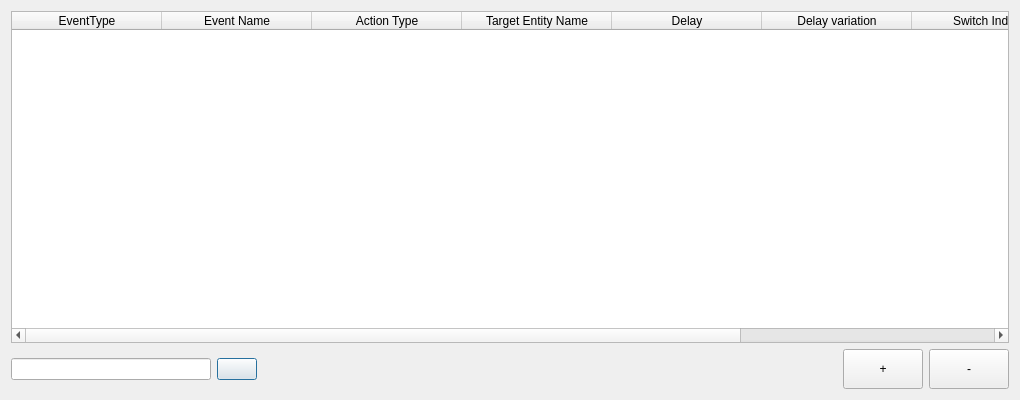
<?xml version="1.0" encoding="UTF-8"?>
<ui version="4.0">
 <class>ActionComponentEditor</class>
 <widget class="QDialog" name="ActionComponentEditor">
  <property name="windowModality">
   <enum>Qt::ApplicationModal</enum>
  </property>
  <property name="geometry">
   <rect>
    <x>0</x>
    <y>0</y>
    <width>1020</width>
    <height>400</height>
   </rect>
  </property>
  <property name="windowTitle">
   <string>Edit actions</string>
  </property>
  <layout class="QVBoxLayout" name="verticalLayout">
   <item>
    <widget class="QTableWidget" name="tableActions">
     <property name="editTriggers">
      <set>QAbstractItemView::AllEditTriggers</set>
     </property>
     <property name="showDropIndicator" stdset="0">
      <bool>false</bool>
     </property>
     <property name="dragDropOverwriteMode">
      <bool>false</bool>
     </property>
     <property name="selectionMode">
      <enum>QAbstractItemView::SingleSelection</enum>
     </property>
     <property name="selectionBehavior">
      <enum>QAbstractItemView::SelectItems</enum>
     </property>
     <property name="verticalScrollMode">
      <enum>QAbstractItemView::ScrollPerPixel</enum>
     </property>
     <property name="horizontalScrollMode">
      <enum>QAbstractItemView::ScrollPerPixel</enum>
     </property>
     <attribute name="horizontalHeaderVisible">
      <bool>true</bool>
     </attribute>
     <attribute name="horizontalHeaderDefaultSectionSize">
      <number>150</number>
     </attribute>
     <attribute name="horizontalHeaderStretchLastSection">
      <bool>false</bool>
     </attribute>
     <attribute name="verticalHeaderVisible">
      <bool>false</bool>
     </attribute>
     <attribute name="verticalHeaderHighlightSections">
      <bool>false</bool>
     </attribute>
     <column>
      <property name="text">
       <string>EventType</string>
      </property>
     </column>
     <column>
      <property name="text">
       <string>Event Name</string>
      </property>
     </column>
     <column>
      <property name="text">
       <string>Action Type</string>
      </property>
     </column>
     <column>
      <property name="text">
       <string>Target Entity Name</string>
      </property>
     </column>
     <column>
      <property name="text">
       <string>Delay</string>
      </property>
     </column>
     <column>
      <property name="text">
       <string>Delay variation</string>
      </property>
     </column>
     <column>
      <property name="text">
       <string>Switch Index</string>
      </property>
     </column>
     <column>
      <property name="text">
       <string>Stop After N Repeats</string>
      </property>
     </column>
     <column>
      <property name="text">
       <string>Stop When Empty</string>
      </property>
     </column>
    </widget>
   </item>
   <item>
    <layout class="QHBoxLayout" name="horizontalLayout" stretch="0,0,1,0,0">
     <item>
      <widget class="QLineEdit" name="eventName">
       <property name="minimumSize">
        <size>
         <width>200</width>
         <height>0</height>
        </size>
       </property>
      </widget>
     </item>
     <item>
      <widget class="QPushButton" name="invokeEvent">
       <property name="text">
        <string/>
       </property>
       <property name="icon">
        <iconset resource="QtIcons.qrc">
         <normaloff>:/QtIcons/play.png</normaloff>:/QtIcons/play.png</iconset>
       </property>
      </widget>
     </item>
     <item>
      <spacer name="horizontalSpacer">
       <property name="orientation">
        <enum>Qt::Horizontal</enum>
       </property>
       <property name="sizeHint" stdset="0">
        <size>
         <width>40</width>
         <height>20</height>
        </size>
       </property>
      </spacer>
     </item>
     <item>
      <widget class="QPushButton" name="buttonAddItem">
       <property name="sizePolicy">
        <sizepolicy hsizetype="Fixed" vsizetype="Fixed">
         <horstretch>0</horstretch>
         <verstretch>0</verstretch>
        </sizepolicy>
       </property>
       <property name="minimumSize">
        <size>
         <width>40</width>
         <height>40</height>
        </size>
       </property>
       <property name="text">
        <string>+</string>
       </property>
      </widget>
     </item>
     <item>
      <widget class="QPushButton" name="buttonRemoveItem">
       <property name="sizePolicy">
        <sizepolicy hsizetype="Fixed" vsizetype="Fixed">
         <horstretch>0</horstretch>
         <verstretch>0</verstretch>
        </sizepolicy>
       </property>
       <property name="minimumSize">
        <size>
         <width>40</width>
         <height>40</height>
        </size>
       </property>
       <property name="text">
        <string>-</string>
       </property>
      </widget>
     </item>
    </layout>
   </item>
  </layout>
 </widget>
 <tabstops>
  <tabstop>tableActions</tabstop>
  <tabstop>eventName</tabstop>
  <tabstop>invokeEvent</tabstop>
  <tabstop>buttonAddItem</tabstop>
  <tabstop>buttonRemoveItem</tabstop>
 </tabstops>
 <resources>
  <include location="QtIcons.qrc"/>
 </resources>
 <connections/>
</ui>
